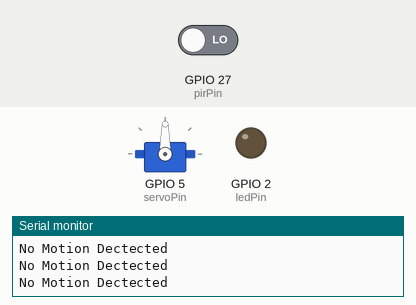
Bench run of a sketch on a simulated ESP32. Shown: servo, output pins drawn as LEDs (lit = HIGH), the last lines printed to the serial monitor. The inputs (shaded band) are chosen by the test bench; at power-on: GPIO 27 (pirPin) LOW. WiFi joins after 1.5 s; servers stay silent unless stated.

Above: at 4.8 s.
4.9 s: GPIO 27 (pirPin) driven HIGH
At 6.15 s:
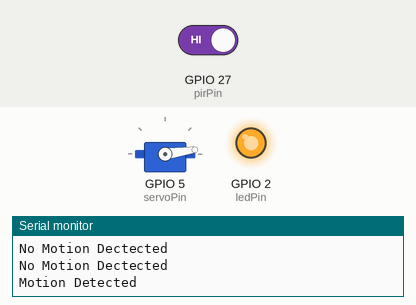
At 6.75 s:
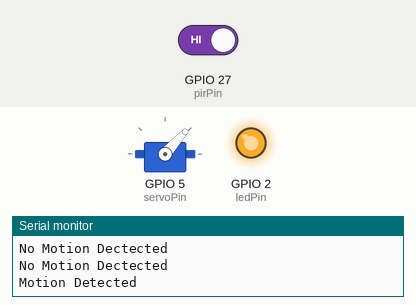
8.4 s: GPIO 27 (pirPin) driven LOW
At 9.9 s:
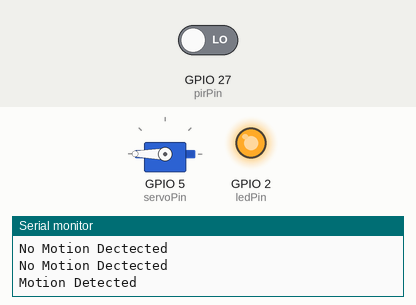
Timing chart, 0 to 12.2 s (numbered marks = the images above; inputs shaded):
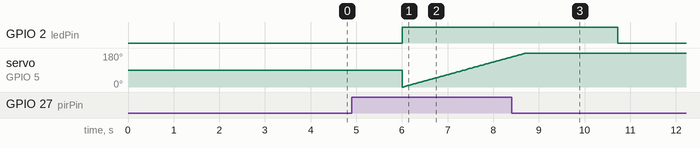

Measured:
- after the input at 4.9 s, GPIO 2 (ledPin): LOW → HIGH after 1.1 s
- after the input at 8.4 s, GPIO 2 (ledPin): HIGH → LOW after 2.3 s; servo on GPIO 5 (servoPin): goes on until 8.7 s, then stays 180°

The sketch:

MOTIONDETECTORFINAL_oct25a.ino
```cpp
#include "arduino_secrets.h"
/*
  Sketch generated by the Arduino IoT Cloud Thing "Untitled"
  https://create.arduino.cc/cloud/things/3455ee87-b368-432c-a071-e8fb4b7339a9

  Arduino IoT Cloud Variables description

  The following variables are automatically generated and updated when changes are made to the Thing

  String messg;
  bool dETECTOR_STATUS;

  Variables which are marked as READ/WRITE in the Cloud Thing will also have functions
  which are called when their values are changed from the Dashboard.
  These functions are generated with the Thing and added at the end of this sketch.
*/

#include "thingProperties.h"
#include "ESP32Servo.h"
const int ledPin=2;
const int pirPin=27;
const int servoPin=5;
Servo servo;
void setup() {
  // Initialize serial and wait for port to open:
  Serial.begin(115200);
  servo.attach(servoPin,500,2400);
  // This delay gives the chance to wait for a Serial Monitor without blocking if none is found

  pinMode(ledPin,OUTPUT);
  pinMode(pirPin,INPUT);
  // Defined in thingProperties.h
  Serial.println("I am Waiting.....");
  initProperties();

  // Connect to Arduino IoT Cloud
  ArduinoCloud.begin(ArduinoIoTPreferredConnection);

  /*
     The following function allows you to obtain more information
     related to the state of network and IoT Cloud connection and errors
     the higher number the more granular information you’ll get.
     The default is 0 (only errors).
     Maximum is 4
 */
  setDebugMessageLevel(2);
  ArduinoCloud.printDebugInfo();
}
int pos=0;
void loop() {
  ArduinoCloud.update();
  // Your code here
  int reading = digitalRead(pirPin);
  dETECTOR_STATUS=reading;
  if(reading==HIGH){
    Serial.println("Motion Detected");
    digitalWrite(ledPin,HIGH);
    for (pos = 0; pos <= 180; pos += 1) {
    servo.write(pos);
    delay(15);
  }
    messg="Motion Detected";
  }else{
    Serial.println("No Motion Dectected");
    digitalWrite(ledPin,LOW);
    messg="Motion NOT Detected";
  //  SRB=0;
  }
  delay(2000);


}


/*
  Since DETECTORSTATUS is READ_WRITE variable, onDETECTORSTATUSChange() is
  executed every time a new value is received from IoT Cloud.
*/
void onDETECTORSTATUSChange()  {
  // Add your code here to act upon DETECTORSTATUS change
}

/*
  Since Messg is READ_WRITE variable, onMessgChange() is
  executed every time a new value is received from IoT Cloud.
*/
void onMessgChange()  {
  // Add your code here to act upon Messg change
}
```

arduino_secrets.h
```cpp
#define SECRET_DEVICE_KEY ""
#define SECRET_OPTIONAL_PASS ""
#define SECRET_SSID ""
```

thingProperties.h
```cpp
// Code generated by Arduino IoT Cloud, DO NOT EDIT.

#include <ArduinoIoTCloud.h>
#include <Arduino_ConnectionHandler.h>

const char DEVICE_LOGIN_NAME[]  = "4f6a5d6b-97ee-4bf9-ba5d-41783c9226c8";

const char SSID[]               = SECRET_SSID;    // Network SSID (name)
const char PASS[]               = SECRET_OPTIONAL_PASS;    // Network password (use for WPA, or use as key for WEP)
const char DEVICE_KEY[]  = SECRET_DEVICE_KEY;    // Secret device password

void onMessgChange();
void onDETECTORSTATUSChange();

String messg;
bool dETECTOR_STATUS;

void initProperties(){

  ArduinoCloud.setBoardId(DEVICE_LOGIN_NAME);
  ArduinoCloud.setSecretDeviceKey(DEVICE_KEY);
  ArduinoCloud.addProperty(messg, READWRITE, ON_CHANGE, onMessgChange);
  ArduinoCloud.addProperty(dETECTOR_STATUS, READWRITE, ON_CHANGE, onDETECTORSTATUSChange);

}

WiFiConnectionHandler ArduinoIoTPreferredConnection(SSID, PASS);
```
